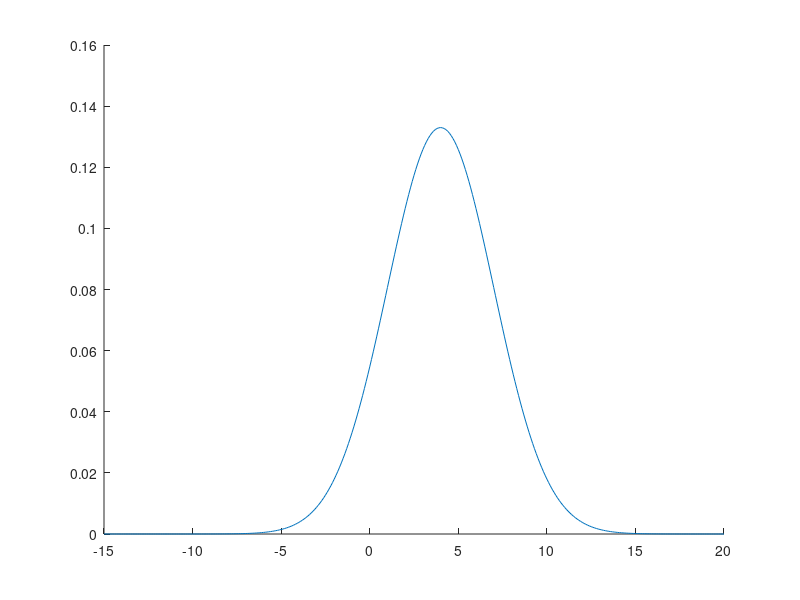

Write MATLAB code to recreate this figure. (Note: this script raises an error after producing the figure.)
clear variables;
close all;



N = 50000;

U1 = rand(1,N);
U2 = rand(1,N);

X = sqrt(-2.*log(U1)).*cos(2.*pi.*U2);
Y = sqrt(-2.*log(U1)).*sin(2.*pi.*U2);

% figure(1);
% subplot(1,2,1);
% histogram(X,'Normalization','pdf');
% subplot(1,2,2);
% histogram(Y,'Normalization','pdf');



mu = 4;
sigma = 3;

x = -15:0.1:20;
y = (1/(sigma*sqrt(2*pi)))*exp(-((x-mu).^2)./(2*(sigma^2)));

Z = sqrt(-2.*log(U1)).*cos(2.*pi.*U2);
W = sigma.*Z + mu;


figure(2);
hold on;
plot(x,y);
histogram(W,'Normalization','pdf');






